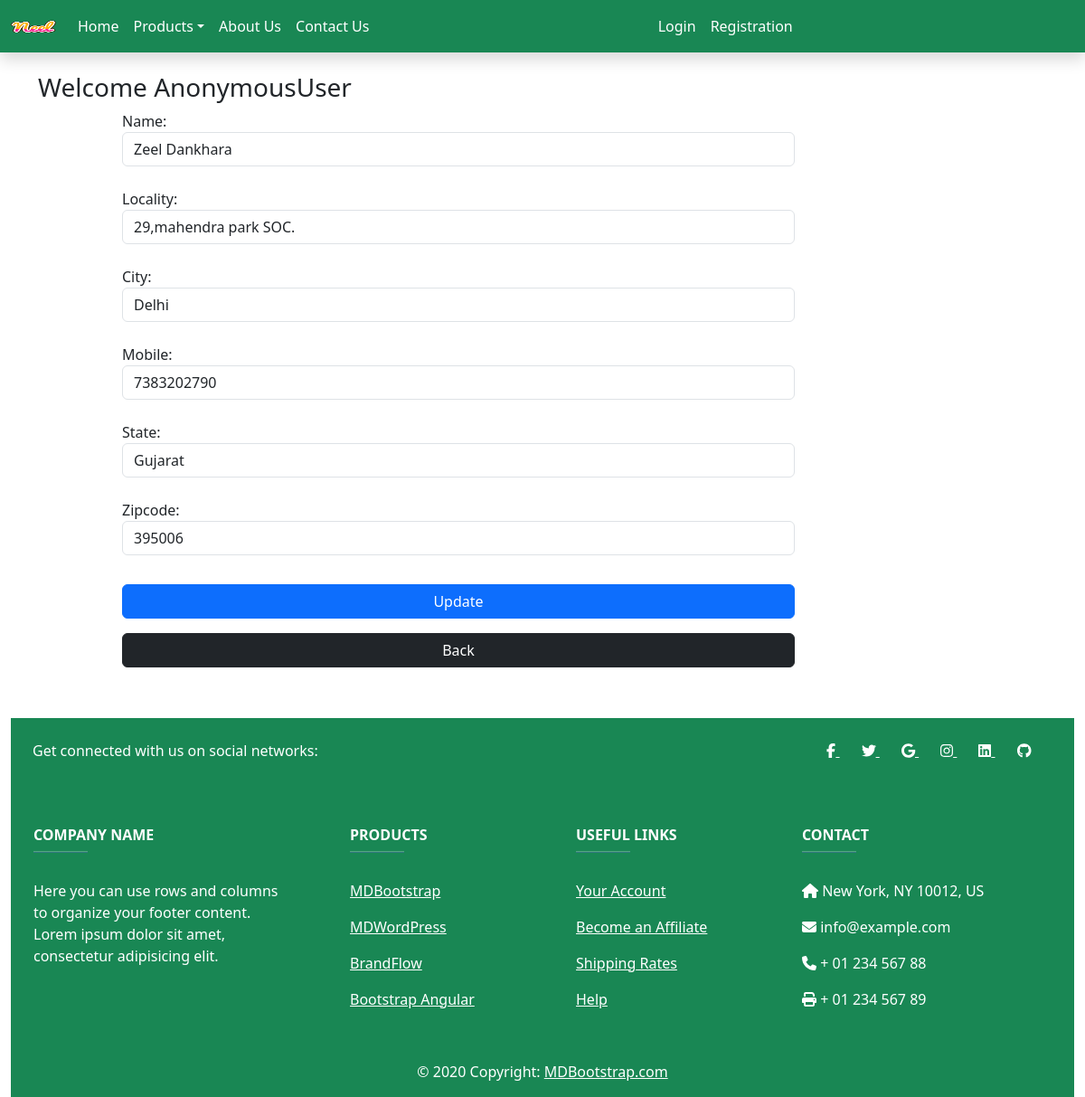
/updateAddress/4, run on the app's committed database.
### app/models.py (models this page shows, shortened)
class Customer(models.Model):
    user = models.ForeignKey(User,on_delete=models.CASCADE)
    name = models.CharField(max_length=200)
    locality = models.CharField(max_length=200)
    city = models.CharField(max_length=50)
    mobile = models.IntegerField(default=0)
    zipcode = models.IntegerField()
    state = models.CharField(choices=STATE_CHOICES,max_length=150)

### app/views.py (the view, shortened to what this page needs)
# urls.py: path('updateAddress/<int:pk>',views.updateAddressView.as_view(),name='updateAddress'),
class updateAddressView(View):
    def get(self,request,pk):
        len_cart = 0
        if request.user.is_authenticated:
            len_cart = len(Cart.objects.filter(user = request.user))
        add = Customer.objects.get(pk = pk)
        form = CustomerProfileForm(instance=add)
        return render(request,'app/updateAddress.html',locals())

### app/forms.py
class CustomerProfileForm(forms.ModelForm):
    class Meta:
        model = Customer
        fields = ['name' , 'locality' , 'city' , 'mobile' , 'state' , 'zipcode']
        widgets = {
            'name' : forms.TextInput(attrs={'class': 'form-control'}),
            'locality' : forms.TextInput(attrs={'class': 'form-control'}),
            'city' : forms.TextInput(attrs={'class': 'form-control'}),
            'mobile' : forms.NumberInput(attrs={'class': 'form-control'}),
            'state' : forms.Select(attrs={'class': 'form-control'}),
            'zipcode' : forms.NumberInput(attrs={'class': 'form-control'}),
        }

### app/Templates/App/updateAddress.html (shortened to what this page needs)
{% extends 'app/base.html' %}
{% load static %}
{% block main-content %}
<div class="container my-5">
    <div class="row">
        <h3>Welcome <span class="text-capitalize ">{{ request.user }}</span></h3>
    </div>
    <div class="col-sm-8 offset-md-1 ">
        <form action="" method="post">
            {% for fm in form %}
            {{ fm.label_tag }} {{ fm }}
            <small class="text-danger">{{ fm.errors|striptags }}</small><br>
            {% endfor %}
            <div class="col-sm-12 ">
                <button type="submit" class="btn btn-primary w-100 my-2 ">Update</button>
                <a href="{% url 'address' %}" type="button" class="btn btn-dark w-100 my-2 ">Back</a>
            </div>
        </form>
    </div>
</div>
{% endblock main-content %}

### data on the page
Customer: form "Zeel Dankhara" "29,mahendra park SOC." "Delhi" "7383202790" "Gujarat" "395006"

### other printed values
{{ request.user }} "AnonymousUser"
{{ fm.label_tag }} "Name:" "Locality:" "City:" "Mobile:" "State:" "Zipcode:"
